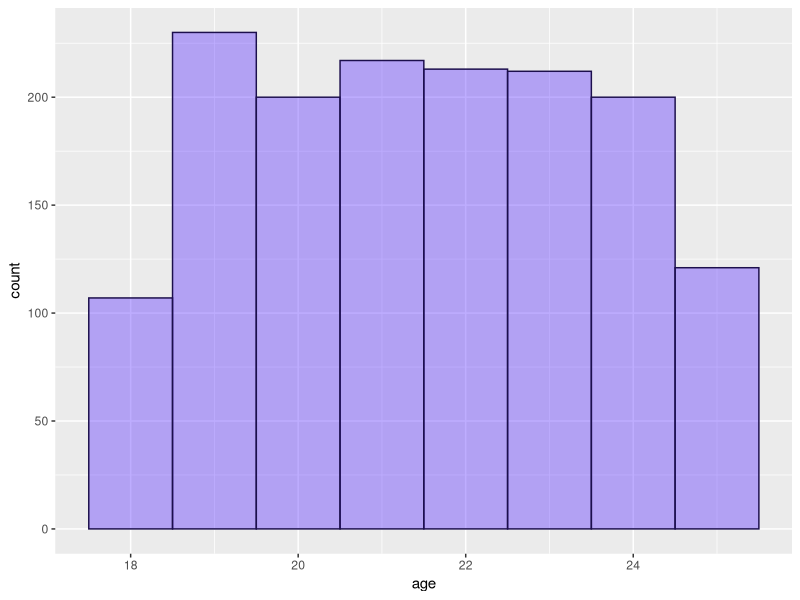
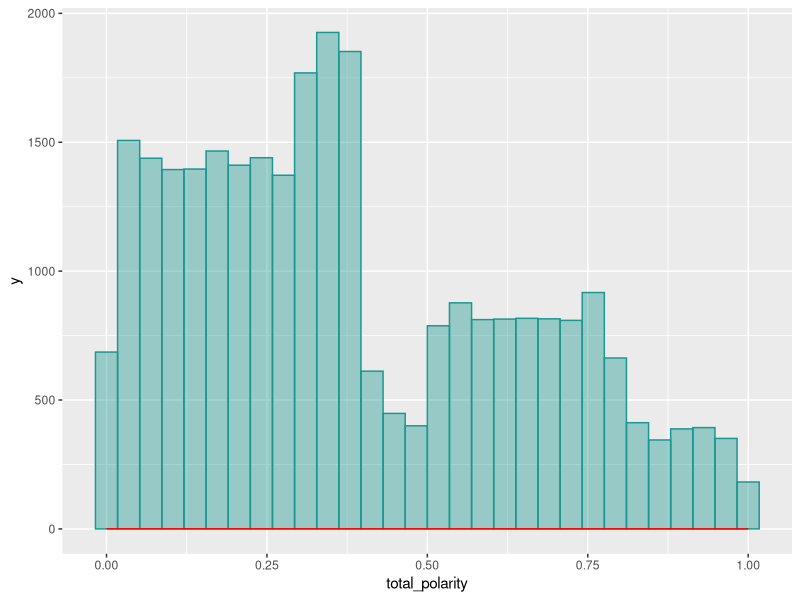
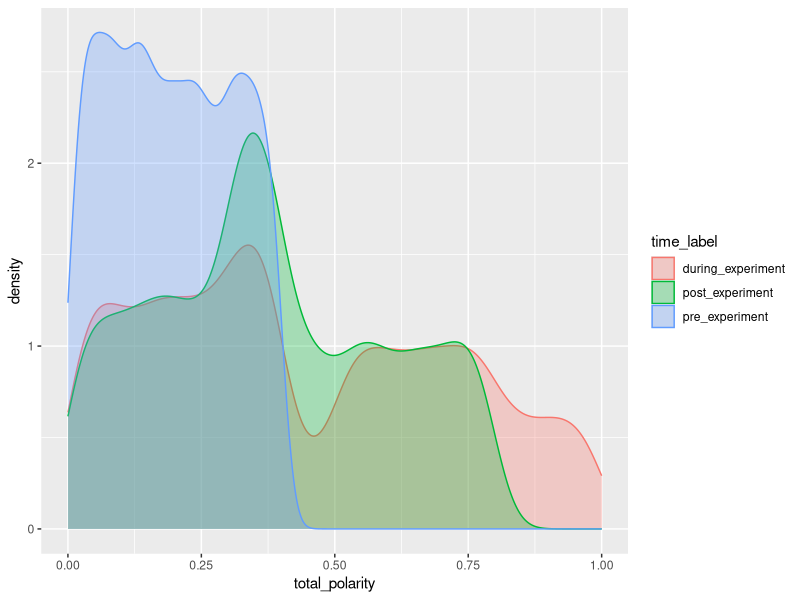
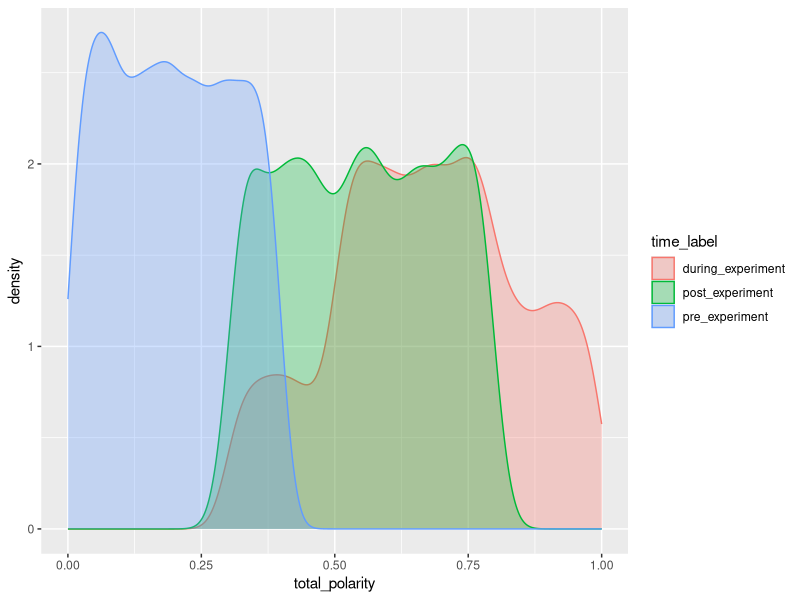
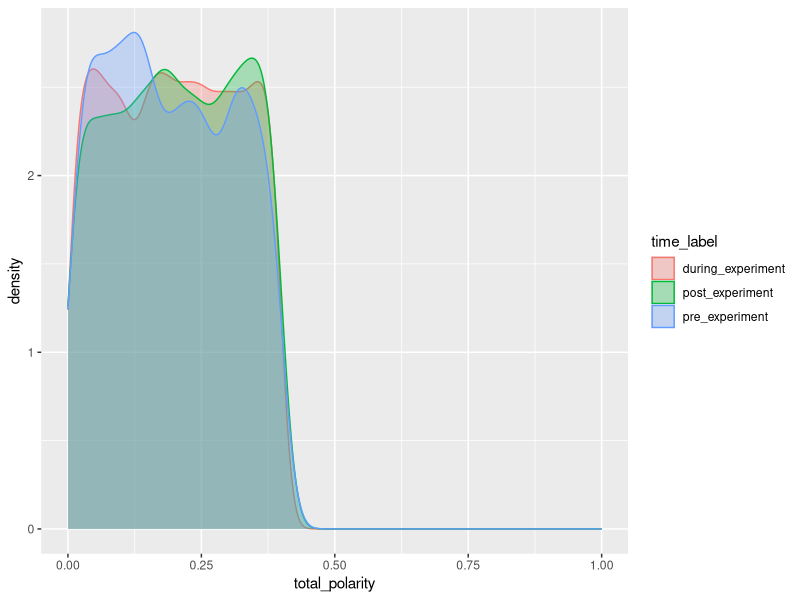
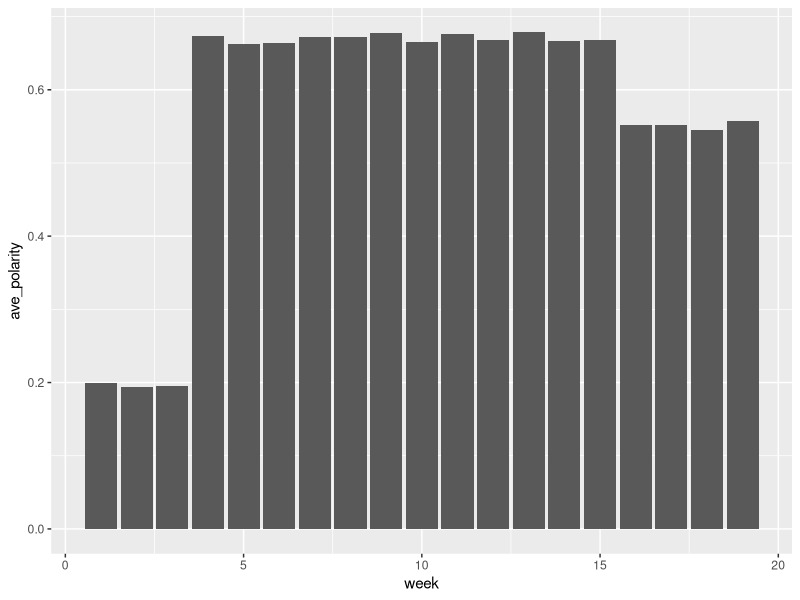
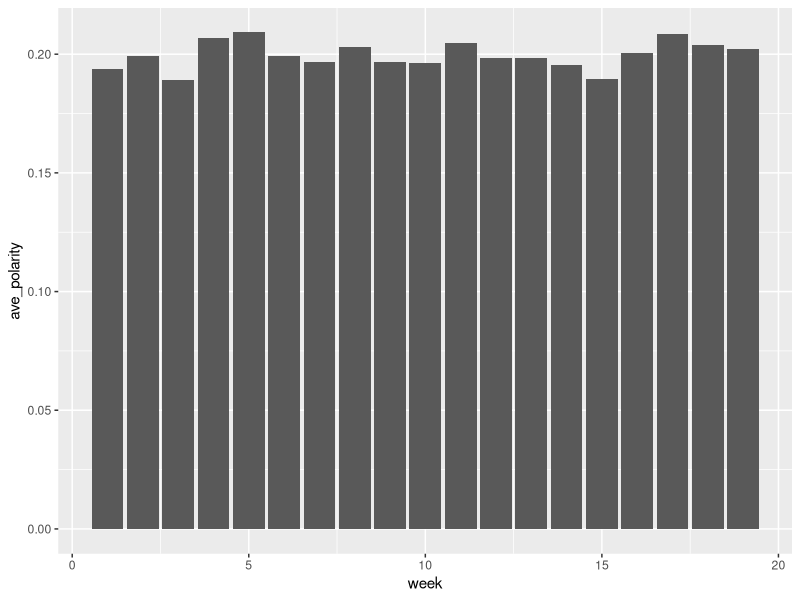
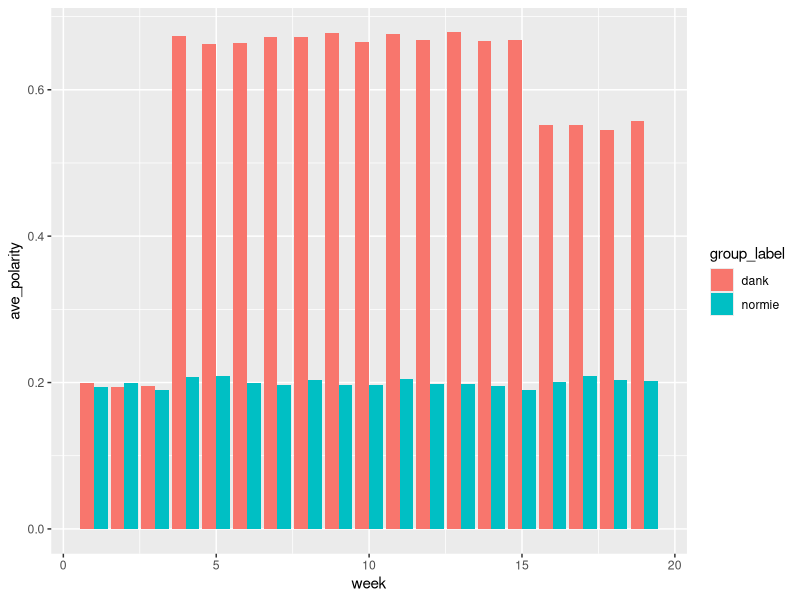

Here is the R script that generated these plots, in order:
library(tidyverse)
library(cowplot)

meme_data <- read.csv("meme_experiment_data.csv")
meme_data[is.na(meme_data)] <- 0

summary(meme_data)
View(meme_data)

###HISTOGRAM FOR AGES###
age_data <- meme_data %>%
  group_by(subjects, age) %>%
  summarise(N = n())

View(age_data)

ggplot(age_data, aes(x = age)) +
  geom_histogram(binwidth = 1, color = "#1c0f4c", fill = "#5e32ff", alpha = 0.4)

#table(meme_data$subjects, meme_data$group_assignment)

combined_meme_data <- meme_data %>%
  mutate(total_polarity = preexperiment_polarization + experiment_polarization + postexperiment_polarization)

View(combined_meme_data)

###SINGLE DENSITY PLOT FOR ALL POLARITIES###
ggplot(combined_meme_data, aes(x = total_polarity)) +
  #geom_density(color = "#199790", fill = "#199790", alpha = 0.4)
  geom_histogram(color = "#199790", fill = "#199790", alpha = 0.4) +
  stat_function(fun = dnorm, color = "red", arg = list(mean = mean(combined_meme_data$total_polarity, na.rm = TRUE), sd = sd(combined_meme_data$total_polarity, na.rm = TRUE)))

###DENSITY PLOTS BY TIME###
time_groups <- combined_meme_data %>%
  mutate(time_label = ifelse(preexperiment_polarization > 0, "pre_experiment",
         ifelse(experiment_polarization > 0, "during_experiment",
         ifelse(postexperiment_polarization > 0, "post_experiment", "none"))))

View(time_groups)

ggplot(time_groups, aes(x = total_polarity, color = time_label, fill = time_label)) +
  geom_density(alpha = 0.3)

dank_time_group <- time_groups %>%
  filter(group_assignment == 1)

ggplot(dank_time_group, aes(x = total_polarity, color = time_label, fill = time_label)) +
  geom_density(alpha = 0.3)

normie_time_group <- time_groups %>%
  filter(group_assignment == 0)

ggplot(normie_time_group, aes(x = total_polarity, color = time_label, fill = time_label)) +
  geom_density(alpha = 0.3) +
  xlim(0.0, 1.0)

###COMBINING AVERAGES###
combined_averages <- combined_meme_data %>%
  group_by(week, group_assignment) %>%
  summarise(N = n(),
            ave_polarity = mean(total_polarity), na.rm = TRUE)

View(combined_averages)


###LOOKING AT EACH GROUP SEPARATELY###
dank_group <- combined_meme_data %>%
  filter(group_assignment == 1)
View(dank_group)

dank_group_averages <- dank_group %>%
  group_by(week) %>%
  summarise(N = n(),
            ave_polarity = mean(total_polarity), na.rm = TRUE)

View(dank_group_averages)

ggplot(dank_group_averages, aes(x = week, y = ave_polarity)) +
  geom_bar(stat = "identity", position = "dodge")

normie_group <- combined_meme_data %>%
  filter(group_assignment == 0)

normie_group_averages <- normie_group %>%
  group_by(week) %>%
  summarise(N = n(),
            ave_polarity = mean(total_polarity), 
            sd_polarity = sd(total_polarity),
            na.rm = TRUE)

ggplot(normie_group_averages, aes(x = week, y = ave_polarity)) +
  geom_bar(stat = "identity", position = "dodge")

###THIS IS WHERE EVERYTHING GETS PLACED INTO A SINGLE CHART###
grouped_data <- combined_meme_data %>%
  mutate(group_label = ifelse(group_assignment > 0, "dank", "normie"))

grouped_averages <- grouped_data %>%
  group_by(group_label, week) %>%
  summarise(N = n(),
            ave_polarity = mean(total_polarity))

View(grouped_averages)

ggplot(grouped_averages, aes(x = week, y = ave_polarity, fill = group_label)) +
  geom_bar(stat = "identity", position = "dodge")

  
